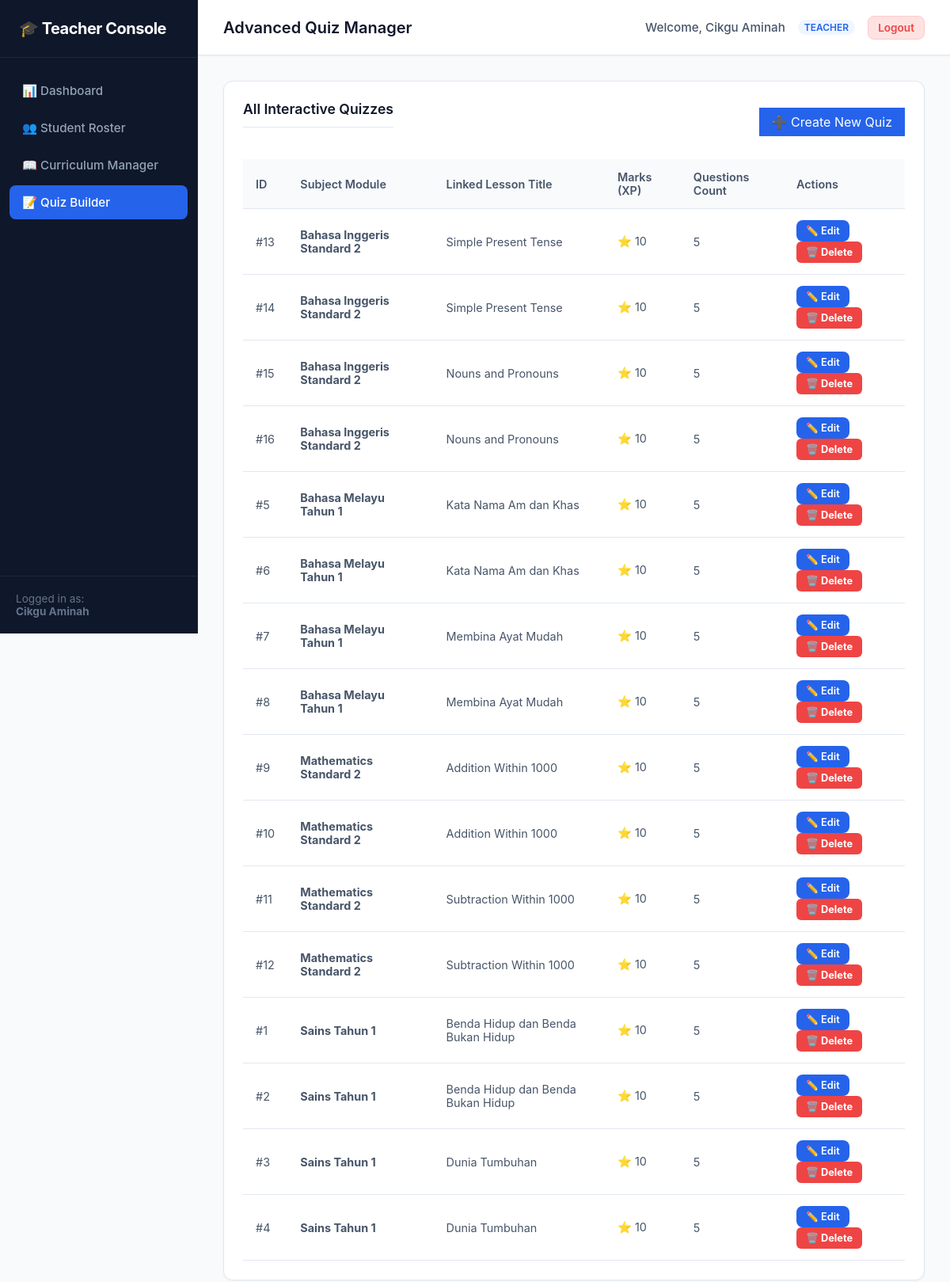
/teacher/quizzes.php (signed in), run on the app's committed database.
### tables this page shows
CREATE TABLE IF NOT EXISTS quizzes (
    quiz_id INT AUTO_INCREMENT PRIMARY KEY,
    lesson_id INT NULL COMMENT 'Parent lesson association, NULL for standalone class quizzes',
    class_section VARCHAR(50) NULL COMMENT 'Associated student group/class for standalone quizzes',
    quiz_title VARCHAR(150) DEFAULT 'Knowledge Check' COMMENT 'User-facing title of the quiz',
    total_marks INT NOT NULL DEFAULT 10 COMMENT 'Maximum potential score points',
    questions_json TEXT NOT NULL COMMENT 'Serialized questions and choices logic',
    FOREIGN KEY (lesson_id) REFERENCES lessons(lesson_id) ON DELETE CASCADE ON UPDATE CASCADE
);

CREATE TABLE IF NOT EXISTS subjects (
    subject_id INT AUTO_INCREMENT PRIMARY KEY,
    subject_name VARCHAR(100) NOT NULL UNIQUE COMMENT 'E.g., Primary Mathematics',
    teacher_id INT NULL COMMENT 'FK to user teaching this class',
    icon_url VARCHAR(255) NULL COMMENT 'CSS class name or image name for student navigation',
    FOREIGN KEY (teacher_id) REFERENCES users(user_id) ON DELETE SET NULL ON UPDATE CASCADE
);

CREATE TABLE IF NOT EXISTS lessons (
    lesson_id INT AUTO_INCREMENT PRIMARY KEY,
    subject_id INT NOT NULL COMMENT 'Parent subject association',
    title VARCHAR(150) NOT NULL COMMENT 'E.g., Addition up to 20',
    video_url VARCHAR(255) NULL COMMENT 'Local path to standard HTML5 video asset',
    worksheet_url VARCHAR(255) NULL COMMENT 'Local path to downloadable PDF task sheet',
    teacher_notes TEXT NULL COMMENT 'Optional text notes or homework details',
    order_num INT NOT NULL DEFAULT 1 COMMENT 'Sequencing position in curriculum list',
    created_at TIMESTAMP DEFAULT CURRENT_TIMESTAMP,
    FOREIGN KEY (subject_id) REFERENCES subjects(subject_id) ON DELETE CASCADE ON UPDATE CASCADE
);

### teacher/quizzes.php (the view, shortened to what this page needs)
<?php
require_once __DIR__ . '/../config/db.php';
$teacher_name = $_SESSION['full_name'];
try {
    $pdo->exec("
        CREATE TABLE IF NOT EXISTS questions (
            question_id INT AUTO_INCREMENT PRIMARY KEY,
            quiz_id INT NOT NULL,
            question_text TEXT NOT NULL,
            question_type ENUM('single_choice', 'multiple_choice', 'fill_in_the_blank', 'drag_and_put', 'connecting_the_link') NOT NULL,
            order_num INT DEFAULT 1,
            FOREIGN KEY (quiz_id) REFERENCES quizzes(quiz_id) ON DELETE CASCADE ON UPDATE CASCADE
        ) ENGINE=InnoDB DEFAULT CHARSET=utf8mb4 COLLATE=utf8mb4_unicode_ci;
        CREATE TABLE IF NOT EXISTS question_options (
            option_id INT AUTO_INCREMENT PRIMARY KEY,
            question_id INT NOT NULL,
            option_text TEXT NOT NULL,
            is_correct TINYINT DEFAULT 0,
            matching_pair TEXT NULL,
            category VARCHAR(100) NULL,
            FOREIGN KEY (question_id) REFERENCES questions(question_id) ON DELETE CASCADE ON UPDATE CASCADE
        ) ENGINE=InnoDB DEFAULT CHARSET=utf8mb4 COLLATE=utf8mb4_unicode_ci;
    ");
} catch (PDOException $e) {
    $alert_danger = "Database Schema Initialization Error: " . $e->getMessage();
}
$action = $_GET['action'] ?? 'list';
$quizzes_list = [];
try {
    $quizzes_list = $pdo->query("
        SELECT q.quiz_id, q.total_marks, l.title AS lesson_title, s.subject_name,
               (SELECT COUNT(*) FROM questions WHERE quiz_id = q.quiz_id) AS question_count
        FROM quizzes q
        JOIN lessons l ON q.lesson_id = l.lesson_id
        JOIN subjects s ON l.subject_id = s.subject_id
        ORDER BY s.subject_name ASC, l.order_num ASC
    ")->fetchAll();
} catch (PDOException $e) {
    $alert_danger = "Error fetching dashboard dataset: " . $e->getMessage();
}
?>
<!DOCTYPE html>
<html lang="en">
<head>
    <link rel="stylesheet" href="../assets/css/dashboard.css">
</head>
<body>
    <div class="admin-sidebar">
        <div class="sidebar-brand">
            🎓 Teacher Console
        </div>
        <ul class="sidebar-menu">
            <li class="sidebar-menu-item">
                <a href="dashboard.php" class="sidebar-link">📊 Dashboard</a>
            </li>
            <li class="sidebar-menu-item">
                <a href="roster.php" class="sidebar-link">👥 Student Roster</a>
            </li>
            <li class="sidebar-menu-item">
                <a href="curriculum.php" class="sidebar-link">📖 Curriculum Manager</a>
            </li>
            <li class="sidebar-menu-item">
                <a href="quizzes.php" class="sidebar-link active">📝 Quiz Builder</a>
            </li>
        </ul>
        <div class="sidebar-footer">
            Logged in as:<br>
            <strong><?php echo htmlspecialchars($teacher_name); ?></strong>
        </div>
    </div>
    <div class="admin-main">
        <div class="admin-topbar">
            <div class="topbar-title">Advanced Quiz Manager</div>
            <div class="topbar-user">
                <span class="user-name">Welcome, <?php echo htmlspecialchars($teacher_name); ?></span>
                <span class="user-role-badge">Teacher</span>
                <a href="../auth/logout.php" class="btn-logout">Logout</a>
            </div>
        </div>
        <div class="admin-content">
            <?php if ($action === 'list'): ?>
                <div class="admin-card">
                    <div style="display: flex; justify-content: space-between; align-items: center; margin-bottom: 20px;">
                        <div class="admin-card-title">All Interactive Quizzes</div>
                        <a href="quizzes.php?action=new" class="btn-solid-blue"
                            style="text-decoration: none; padding: 8px 16px; height: auto;">➕ Create New Quiz</a>
                    </div>
                    <div class="table-responsive">
                        <table class="data-table">
                            <thead>
                                <tr>
                                    <th>ID</th>
                                    <th>Subject Module</th>
                                    <th>Linked Lesson Title</th>
                                    <th>Marks (XP)</th>
                                    <th>Questions Count</th>
                                    <th>Actions</th>
                                </tr>
                            </thead>
                            <tbody>
                                <?php if (empty($quizzes_list)): ?>
                                    <tr>
                                        <td colspan="6" style="text-align: center; color: var(--text-muted);">No quizzes built
                                            yet. Start by clicking "Create New Quiz"!</td>
                                    </tr>
                                <?php else: ?>
                                    <?php foreach ($quizzes_list as $qz): ?>
                                        <tr>
                                            <td>#<?php echo $qz['quiz_id']; ?></td>
                                            <td><strong><?php echo htmlspecialchars($qz['subject_name']); ?></strong></td>
                                            <td><?php echo htmlspecialchars($qz['lesson_title']); ?></td>
                                            <td>⭐ <?php echo $qz['total_marks']; ?></td>
                                            <td><?php echo $qz['question_count']; ?></td>
                                            <td>
                                                <a href="quizzes.php?action=edit&quiz_id=<?php echo $qz['quiz_id']; ?>"
                                                    class="btn-sm btn-solid-blue"
                                                    style="text-decoration: none; margin-right: 5px;">✏️ Edit</a>
                                                <a href="quizzes.php?action=delete&quiz_id=<?php echo $qz['quiz_id']; ?>"
                                                    class="btn-sm btn-delete-q" style="text-decoration: none;"
                                                    onclick="return confirm('Are you sure you want to delete this quiz? This will permanently erase the configuration and all recorded student marks.');">
                                                    🗑️ Delete
                                                </a>
                                            </td>
                                        </tr>
                                    <?php endforeach; ?>
                                <?php endif; ?>
                            </tbody>
                        </table>
                    </div>
                </div>
            <?php endif; ?>
        </div>
    </div>
</body>
</html>

### assets/css/dashboard.css (style rules this page uses)
:root { --sidebar-width: 250px; --primary-color: #1e3a8a; --primary-light: #2563eb; --accent-color: #3b82f6; --success-color: #10b981; --warning-color: #f59e0b; --danger-color: #ef4444; --bg-main: #f8fafc; --bg-card: #ffffff; --text-primary: #0f172a; --text-secondary: #475569; --text-muted: #94a3b8; --border-color: #e2e8f0; --radius-standard: 12px; --radius-small: 8px; --shadow-sm: 0 1px 3px rgba(0, 0, 0, 0.05); --shadow-md: 0 4px 6px -1px rgba(0, 0, 0, 0.05), 0 2px 4px -1px rgba(0, 0, 0, 0.03); }
* { box-sizing: border-box; margin: 0; padding: 0; }
body { font-family: 'Inter', -apple-system, BlinkMacSystemFont, "Segoe UI", Roboto, sans-serif; background-color: var(--bg-main); color: var(--text-primary); display: flex; min-height: 100vh; }
.admin-sidebar { width: var(--sidebar-width); background-color: #0f172a; color: white; position: fixed; height: 100vh; left: 0; top: 0; display: flex; flex-direction: column; z-index: 100; border-right: 1px solid rgba(255, 255, 255, 0.05); }
.sidebar-brand { padding: 24px; font-size: 1.25rem; font-weight: 700; letter-spacing: -0.025em; border-bottom: 1px solid rgba(255, 255, 255, 0.08); display: flex; align-items: center; gap: 8px; }
.sidebar-menu { list-style: none; padding: 20px 12px; flex-grow: 1; }
.sidebar-menu-item { margin-bottom: 4px; }
.sidebar-link { display: flex; align-items: center; gap: 12px; padding: 12px 16px; color: #94a3b8; text-decoration: none; font-weight: 500; font-size: 0.95rem; border-radius: var(--radius-small); transition: all 0.2s ease; }
.sidebar-link.active { background-color: var(--primary-light); color: white; }
.sidebar-footer { padding: 20px; border-top: 1px solid rgba(255, 255, 255, 0.08); font-size: 0.85rem; color: #64748b; }
.admin-main { margin-left: var(--sidebar-width); flex-grow: 1; display: flex; flex-direction: column; min-width: 0; }
.admin-topbar { height: 70px; background-color: var(--bg-card); border-bottom: 1px solid var(--border-color); display: flex; align-items: center; justify-content: space-between; padding: 0 32px; box-shadow: var(--shadow-sm); }
.topbar-title { font-size: 1.25rem; font-weight: 600; color: var(--text-primary); }
.topbar-user { display: flex; align-items: center; gap: 16px; }
.user-name { font-weight: 500; font-size: 0.95rem; color: var(--text-secondary); }
.user-role-badge { background-color: #eff6ff; color: var(--primary-light); padding: 2px 8px; border-radius: 9999px; font-size: 0.75rem; font-weight: 600; text-transform: uppercase; }
.btn-logout { padding: 6px 12px; border-radius: var(--radius-small); font-size: 0.85rem; font-weight: 600; background-color: #fee2e2; color: var(--danger-color); border: 1px solid #fecaca; cursor: pointer; text-decoration: none; transition: background-color 0.2s ease; }
.admin-content { padding: 32px; max-width: 1200px; width: 100%; margin: 0 auto; }
.admin-card { background-color: var(--bg-card); border-radius: var(--radius-standard); border: 1px solid var(--border-color); padding: 24px; box-shadow: var(--shadow-sm); margin-bottom: 32px; }
.admin-card-title { font-size: 1.1rem; font-weight: 600; margin-bottom: 20px; padding-bottom: 12px; border-bottom: 1px solid var(--border-color); color: var(--text-primary); }
.table-responsive { width: 100%; overflow-x: auto; }
.data-table { width: 100%; border-collapse: collapse; text-align: left; font-size: 0.9rem; }
.data-table th { background-color: #f8fafc; color: var(--text-secondary); padding: 14px 16px; font-weight: 600; border-bottom: 1px solid var(--border-color); }
.data-table td { padding: 14px 16px; border-bottom: 1px solid var(--border-color); color: var(--text-secondary); vertical-align: middle; }
.btn-sm { padding: 6px 12px; font-size: 0.8rem; font-weight: 600; border-radius: var(--radius-small); border: 1px solid var(--border-color); background-color: white; cursor: pointer; text-decoration: none; color: var(--text-secondary); transition: all 0.2s ease; display: inline-flex; align-items: center; gap: 4px; }
.btn-solid-blue { background-color: var(--primary-light); color: white; border: none; }

### teacher/quizzes.php (style rules this page uses)
.btn-delete-q { background-color: #ef4444; color: white; border: none; border-radius: 6px; padding: 6px 12px; font-weight: 700; cursor: pointer; }

### data on the page
quizzes: quiz_id "13", subjects.subject_name "Bahasa Inggeris Standard 2", lesson.title "Simple Present Tense", total_marks "10", question_count "5"
quizzes: quiz_id "14", subjects.subject_name "Bahasa Inggeris Standard 2", lesson.title "Simple Present Tense", total_marks "10", question_count "5"
quizzes: quiz_id "15", subjects.subject_name "Bahasa Inggeris Standard 2", lesson.title "Nouns and Pronouns", total_marks "10", question_count "5"
quizzes: quiz_id "16", subjects.subject_name "Bahasa Inggeris Standard 2", lesson.title "Nouns and Pronouns", total_marks "10", question_count "5"
quizzes: quiz_id "5", subjects.subject_name "Bahasa Melayu Tahun 1", lesson.title "Kata Nama Am dan Khas", total_marks "10", question_count "5"
quizzes: quiz_id "6", subjects.subject_name "Bahasa Melayu Tahun 1", lesson.title "Kata Nama Am dan Khas", total_marks "10", question_count "5"
quizzes: quiz_id "7", subjects.subject_name "Bahasa Melayu Tahun 1", lesson.title "Membina Ayat Mudah", total_marks "10", question_count "5"
quizzes: quiz_id "8", subjects.subject_name "Bahasa Melayu Tahun 1", lesson.title "Membina Ayat Mudah", total_marks "10", question_count "5"
quizzes: quiz_id "9", subjects.subject_name "Mathematics Standard 2", lesson.title "Addition Within 1000", total_marks "10", question_count "5"
quizzes: quiz_id "10", subjects.subject_name "Mathematics Standard 2", lesson.title "Addition Within 1000", total_marks "10", question_count "5"
quizzes: quiz_id "11", subjects.subject_name "Mathematics Standard 2", lesson.title "Subtraction Within 1000", total_marks "10", question_count "5"
quizzes: quiz_id "12", subjects.subject_name "Mathematics Standard 2", lesson.title "Subtraction Within 1000", total_marks "10", question_count "5"
quizzes: quiz_id "1", subjects.subject_name "Sains Tahun 1", lesson.title "Benda Hidup dan Benda Bukan Hidup", total_marks "10", question_count "5"
quizzes: quiz_id "2", subjects.subject_name "Sains Tahun 1", lesson.title "Benda Hidup dan Benda Bukan Hidup", total_marks "10", question_count "5"
quizzes: quiz_id "3", subjects.subject_name "Sains Tahun 1", lesson.title "Dunia Tumbuhan", total_marks "10", question_count "5"
quizzes: quiz_id "4", subjects.subject_name "Sains Tahun 1", lesson.title "Dunia Tumbuhan", total_marks "10", question_count "5"

### other printed values
$teacher_name "Cikgu Aminah"
